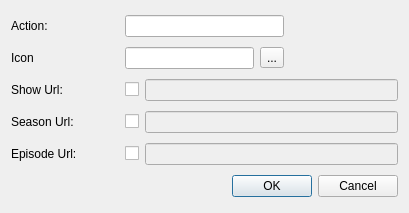
<?xml version="1.0" encoding="UTF-8"?>
<ui version="4.0">
 <class>ActionDialog</class>
 <widget class="QDialog" name="ActionDialog">
  <property name="geometry">
   <rect>
    <x>0</x>
    <y>0</y>
    <width>409</width>
    <height>213</height>
   </rect>
  </property>
  <property name="windowTitle">
   <string>Action Editor</string>
  </property>
  <layout class="QGridLayout" name="gridLayout">
   <item row="0" column="0">
    <widget class="QLabel" name="actionLabel">
     <property name="text">
      <string>Action:</string>
     </property>
    </widget>
   </item>
   <item row="0" column="1" colspan="3">
    <widget class="QLineEdit" name="actionLineEdit"/>
   </item>
   <item row="0" column="4" rowspan="2">
    <widget class="QLabel" name="iconPixLabel">
     <property name="text">
      <string/>
     </property>
    </widget>
   </item>
   <item row="1" column="0">
    <widget class="QLabel" name="iconLabel">
     <property name="text">
      <string>Icon</string>
     </property>
    </widget>
   </item>
   <item row="1" column="1" colspan="2">
    <widget class="QLineEdit" name="iconLineEdit"/>
   </item>
   <item row="1" column="3">
    <widget class="QToolButton" name="toolButton">
     <property name="text">
      <string>...</string>
     </property>
    </widget>
   </item>
   <item row="2" column="0">
    <widget class="QLabel" name="showLabel">
     <property name="text">
      <string>Show Url:</string>
     </property>
    </widget>
   </item>
   <item row="2" column="1">
    <widget class="QCheckBox" name="showCheckBox">
     <property name="text">
      <string/>
     </property>
    </widget>
   </item>
   <item row="2" column="2" colspan="3">
    <widget class="QLineEdit" name="showLineEdit">
     <property name="enabled">
      <bool>false</bool>
     </property>
     <property name="toolTip">
      <string>&lt;!DOCTYPE HTML PUBLIC &quot;-//W3C//DTD HTML 4.0//EN&quot; &quot;http://www.w3.org/TR/REC-html40/strict.dtd&quot;&gt;
&lt;html&gt;&lt;head&gt;&lt;meta name=&quot;qrichtext&quot; content=&quot;1&quot; /&gt;&lt;style type=&quot;text/css&quot;&gt;
p, li { white-space: pre-wrap; }
&lt;/style&gt;&lt;/head&gt;&lt;body style=&quot; font-family:'DejaVu Sans'; font-size:8pt; font-weight:400; font-style:normal;&quot;&gt;
&lt;p style=&quot; margin-top:0px; margin-bottom:0px; margin-left:0px; margin-right:0px; -qt-block-indent:0; text-indent:0px;&quot;&gt;You can use these modifiers:&lt;/p&gt;
&lt;p style=&quot; margin-top:0px; margin-bottom:0px; margin-left:0px; margin-right:0px; -qt-block-indent:0; text-indent:0px;&quot;&gt;(examples for MyShow - S01E01 - Pilot)&lt;/p&gt;
&lt;p style=&quot;-qt-paragraph-type:empty; margin-top:0px; margin-bottom:0px; margin-left:0px; margin-right:0px; -qt-block-indent:0; text-indent:0px;&quot;&gt;&lt;/p&gt;
&lt;p style=&quot; margin-top:0px; margin-bottom:0px; margin-left:0px; margin-right:0px; -qt-block-indent:0; text-indent:0px;&quot;&gt;- &lt;span style=&quot; color:#0000ff;&quot;&gt;%S&lt;/span&gt; current show name        (MyShow)&lt;/p&gt;
&lt;p style=&quot; margin-top:0px; margin-bottom:0px; margin-left:0px; margin-right:0px; -qt-block-indent:0; text-indent:0px;&quot;&gt;- &lt;span style=&quot; color:#0000ff;&quot;&gt;%E&lt;/span&gt; current episode name     (Pilot)&lt;/p&gt;
&lt;p style=&quot; margin-top:0px; margin-bottom:0px; margin-left:0px; margin-right:0px; -qt-block-indent:0; text-indent:0px;&quot;&gt;- &lt;span style=&quot; color:#0000ff;&quot;&gt;%n&lt;/span&gt; current season number   (1)&lt;/p&gt;
&lt;p style=&quot; margin-top:0px; margin-bottom:0px; margin-left:0px; margin-right:0px; -qt-block-indent:0; text-indent:0px;&quot;&gt;- &lt;span style=&quot; color:#0000ff;&quot;&gt;%e&lt;/span&gt; current episode number  (1)&lt;/p&gt;
&lt;p style=&quot; margin-top:0px; margin-bottom:0px; margin-left:0px; margin-right:0px; -qt-block-indent:0; text-indent:0px;&quot;&gt;- &lt;span style=&quot; color:#0000ff;&quot;&gt;%b&lt;/span&gt; formated episode number (E01)&lt;/p&gt;
&lt;p style=&quot; margin-top:0px; margin-bottom:0px; margin-left:0px; margin-right:0px; -qt-block-indent:0; text-indent:0px;&quot;&gt;- &lt;span style=&quot; color:#0000ff;&quot;&gt;%m&lt;/span&gt; formated season number (S01)&lt;/p&gt;
&lt;p style=&quot;-qt-paragraph-type:empty; margin-top:0px; margin-bottom:0px; margin-left:0px; margin-right:0px; -qt-block-indent:0; text-indent:0px;&quot;&gt;&lt;/p&gt;&lt;/body&gt;&lt;/html&gt;</string>
     </property>
    </widget>
   </item>
   <item row="3" column="0">
    <widget class="QLabel" name="seasonLabel">
     <property name="text">
      <string>Season Url:</string>
     </property>
    </widget>
   </item>
   <item row="3" column="1">
    <widget class="QCheckBox" name="seasonCheckBox">
     <property name="text">
      <string/>
     </property>
    </widget>
   </item>
   <item row="4" column="0">
    <widget class="QLabel" name="episodeLabel">
     <property name="text">
      <string>Episode Url:</string>
     </property>
    </widget>
   </item>
   <item row="4" column="1">
    <widget class="QCheckBox" name="episodeCheckBox">
     <property name="sizePolicy">
      <sizepolicy hsizetype="Fixed" vsizetype="Fixed">
       <horstretch>0</horstretch>
       <verstretch>0</verstretch>
      </sizepolicy>
     </property>
     <property name="text">
      <string/>
     </property>
    </widget>
   </item>
   <item row="4" column="2" colspan="3">
    <widget class="QLineEdit" name="episodeLineEdit">
     <property name="enabled">
      <bool>false</bool>
     </property>
     <property name="toolTip">
      <string>&lt;!DOCTYPE HTML PUBLIC &quot;-//W3C//DTD HTML 4.0//EN&quot; &quot;http://www.w3.org/TR/REC-html40/strict.dtd&quot;&gt;
&lt;html&gt;&lt;head&gt;&lt;meta name=&quot;qrichtext&quot; content=&quot;1&quot; /&gt;&lt;style type=&quot;text/css&quot;&gt;
p, li { white-space: pre-wrap; }
&lt;/style&gt;&lt;/head&gt;&lt;body style=&quot; font-family:'DejaVu Sans'; font-size:8pt; font-weight:400; font-style:normal;&quot;&gt;
&lt;p style=&quot; margin-top:0px; margin-bottom:0px; margin-left:0px; margin-right:0px; -qt-block-indent:0; text-indent:0px;&quot;&gt;You can use these modifiers:&lt;/p&gt;
&lt;p style=&quot; margin-top:0px; margin-bottom:0px; margin-left:0px; margin-right:0px; -qt-block-indent:0; text-indent:0px;&quot;&gt;(examples for MyShow - S01E01 - Pilot)&lt;/p&gt;
&lt;p style=&quot;-qt-paragraph-type:empty; margin-top:0px; margin-bottom:0px; margin-left:0px; margin-right:0px; -qt-block-indent:0; text-indent:0px;&quot;&gt;&lt;/p&gt;
&lt;p style=&quot; margin-top:0px; margin-bottom:0px; margin-left:0px; margin-right:0px; -qt-block-indent:0; text-indent:0px;&quot;&gt;- &lt;span style=&quot; color:#0000ff;&quot;&gt;%S&lt;/span&gt; current show name        (MyShow)&lt;/p&gt;
&lt;p style=&quot; margin-top:0px; margin-bottom:0px; margin-left:0px; margin-right:0px; -qt-block-indent:0; text-indent:0px;&quot;&gt;- &lt;span style=&quot; color:#0000ff;&quot;&gt;%E&lt;/span&gt; current episode name     (Pilot)&lt;/p&gt;
&lt;p style=&quot; margin-top:0px; margin-bottom:0px; margin-left:0px; margin-right:0px; -qt-block-indent:0; text-indent:0px;&quot;&gt;- &lt;span style=&quot; color:#0000ff;&quot;&gt;%n&lt;/span&gt; current season number   (1)&lt;/p&gt;
&lt;p style=&quot; margin-top:0px; margin-bottom:0px; margin-left:0px; margin-right:0px; -qt-block-indent:0; text-indent:0px;&quot;&gt;- &lt;span style=&quot; color:#0000ff;&quot;&gt;%e&lt;/span&gt; current episode number  (1)&lt;/p&gt;
&lt;p style=&quot; margin-top:0px; margin-bottom:0px; margin-left:0px; margin-right:0px; -qt-block-indent:0; text-indent:0px;&quot;&gt;- &lt;span style=&quot; color:#0000ff;&quot;&gt;%b&lt;/span&gt; formated episode number (E01)&lt;/p&gt;
&lt;p style=&quot; margin-top:0px; margin-bottom:0px; margin-left:0px; margin-right:0px; -qt-block-indent:0; text-indent:0px;&quot;&gt;- &lt;span style=&quot; color:#0000ff;&quot;&gt;%m&lt;/span&gt; formated season number (S01)&lt;/p&gt;
&lt;p style=&quot;-qt-paragraph-type:empty; margin-top:0px; margin-bottom:0px; margin-left:0px; margin-right:0px; -qt-block-indent:0; text-indent:0px;&quot;&gt;&lt;/p&gt;&lt;/body&gt;&lt;/html&gt;</string>
     </property>
    </widget>
   </item>
   <item row="5" column="0" colspan="5">
    <widget class="QDialogButtonBox" name="buttonBox">
     <property name="orientation">
      <enum>Qt::Horizontal</enum>
     </property>
     <property name="standardButtons">
      <set>QDialogButtonBox::Cancel|QDialogButtonBox::Ok</set>
     </property>
    </widget>
   </item>
   <item row="3" column="2" colspan="3">
    <widget class="QLineEdit" name="seasonLineEdit">
     <property name="enabled">
      <bool>false</bool>
     </property>
     <property name="toolTip">
      <string>&lt;!DOCTYPE HTML PUBLIC &quot;-//W3C//DTD HTML 4.0//EN&quot; &quot;http://www.w3.org/TR/REC-html40/strict.dtd&quot;&gt;
&lt;html&gt;&lt;head&gt;&lt;meta name=&quot;qrichtext&quot; content=&quot;1&quot; /&gt;&lt;style type=&quot;text/css&quot;&gt;
p, li { white-space: pre-wrap; }
&lt;/style&gt;&lt;/head&gt;&lt;body style=&quot; font-family:'DejaVu Sans'; font-size:8pt; font-weight:400; font-style:normal;&quot;&gt;
&lt;p style=&quot; margin-top:0px; margin-bottom:0px; margin-left:0px; margin-right:0px; -qt-block-indent:0; text-indent:0px;&quot;&gt;You can use these modifiers:&lt;/p&gt;
&lt;p style=&quot; margin-top:0px; margin-bottom:0px; margin-left:0px; margin-right:0px; -qt-block-indent:0; text-indent:0px;&quot;&gt;(examples for MyShow - S01E01 - Pilot)&lt;/p&gt;
&lt;p style=&quot;-qt-paragraph-type:empty; margin-top:0px; margin-bottom:0px; margin-left:0px; margin-right:0px; -qt-block-indent:0; text-indent:0px;&quot;&gt;&lt;/p&gt;
&lt;p style=&quot; margin-top:0px; margin-bottom:0px; margin-left:0px; margin-right:0px; -qt-block-indent:0; text-indent:0px;&quot;&gt;- &lt;span style=&quot; color:#0000ff;&quot;&gt;%S&lt;/span&gt; current show name        (MyShow)&lt;/p&gt;
&lt;p style=&quot; margin-top:0px; margin-bottom:0px; margin-left:0px; margin-right:0px; -qt-block-indent:0; text-indent:0px;&quot;&gt;- &lt;span style=&quot; color:#0000ff;&quot;&gt;%E&lt;/span&gt; current episode name     (Pilot)&lt;/p&gt;
&lt;p style=&quot; margin-top:0px; margin-bottom:0px; margin-left:0px; margin-right:0px; -qt-block-indent:0; text-indent:0px;&quot;&gt;- &lt;span style=&quot; color:#0000ff;&quot;&gt;%n&lt;/span&gt; current season number   (1)&lt;/p&gt;
&lt;p style=&quot; margin-top:0px; margin-bottom:0px; margin-left:0px; margin-right:0px; -qt-block-indent:0; text-indent:0px;&quot;&gt;- &lt;span style=&quot; color:#0000ff;&quot;&gt;%e&lt;/span&gt; current episode number  (1)&lt;/p&gt;
&lt;p style=&quot; margin-top:0px; margin-bottom:0px; margin-left:0px; margin-right:0px; -qt-block-indent:0; text-indent:0px;&quot;&gt;- &lt;span style=&quot; color:#0000ff;&quot;&gt;%b&lt;/span&gt; formated episode number (E01)&lt;/p&gt;
&lt;p style=&quot; margin-top:0px; margin-bottom:0px; margin-left:0px; margin-right:0px; -qt-block-indent:0; text-indent:0px;&quot;&gt;- &lt;span style=&quot; color:#0000ff;&quot;&gt;%m&lt;/span&gt; formated season number (S01)&lt;/p&gt;
&lt;p style=&quot;-qt-paragraph-type:empty; margin-top:0px; margin-bottom:0px; margin-left:0px; margin-right:0px; -qt-block-indent:0; text-indent:0px;&quot;&gt;&lt;/p&gt;&lt;/body&gt;&lt;/html&gt;</string>
     </property>
    </widget>
   </item>
  </layout>
 </widget>
 <resources/>
 <connections>
  <connection>
   <sender>buttonBox</sender>
   <signal>accepted()</signal>
   <receiver>ActionDialog</receiver>
   <slot>accept()</slot>
   <hints>
    <hint type="sourcelabel">
     <x>248</x>
     <y>254</y>
    </hint>
    <hint type="destinationlabel">
     <x>157</x>
     <y>274</y>
    </hint>
   </hints>
  </connection>
  <connection>
   <sender>buttonBox</sender>
   <signal>rejected()</signal>
   <receiver>ActionDialog</receiver>
   <slot>reject()</slot>
   <hints>
    <hint type="sourcelabel">
     <x>316</x>
     <y>260</y>
    </hint>
    <hint type="destinationlabel">
     <x>286</x>
     <y>274</y>
    </hint>
   </hints>
  </connection>
  <connection>
   <sender>episodeCheckBox</sender>
   <signal>toggled(bool)</signal>
   <receiver>episodeLineEdit</receiver>
   <slot>setEnabled(bool)</slot>
   <hints>
    <hint type="sourcelabel">
     <x>127</x>
     <y>127</y>
    </hint>
    <hint type="destinationlabel">
     <x>270</x>
     <y>127</y>
    </hint>
   </hints>
  </connection>
  <connection>
   <sender>showCheckBox</sender>
   <signal>toggled(bool)</signal>
   <receiver>showLineEdit</receiver>
   <slot>setEnabled(bool)</slot>
   <hints>
    <hint type="sourcelabel">
     <x>127</x>
     <y>71</y>
    </hint>
    <hint type="destinationlabel">
     <x>270</x>
     <y>71</y>
    </hint>
   </hints>
  </connection>
  <connection>
   <sender>seasonCheckBox</sender>
   <signal>toggled(bool)</signal>
   <receiver>seasonLineEdit</receiver>
   <slot>setEnabled(bool)</slot>
   <hints>
    <hint type="sourcelabel">
     <x>127</x>
     <y>99</y>
    </hint>
    <hint type="destinationlabel">
     <x>270</x>
     <y>99</y>
    </hint>
   </hints>
  </connection>
 </connections>
</ui>
